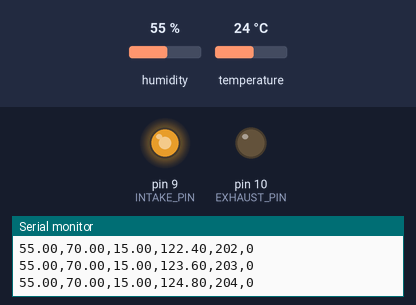
This sketch was run on a simulated Arduino Uno, built with avr-gcc and run on an emulated ATmega328P. Parts: output pins drawn as LEDs (lit = HIGH), the last lines printed to the serial monitor. Inputs (shaded band) come from the test bench; at power-on: humidity 55 %, temperature 24 °C.

Above: at 4.8 s.
4.9 s: humidity set to 88 %
At 7.8 s:
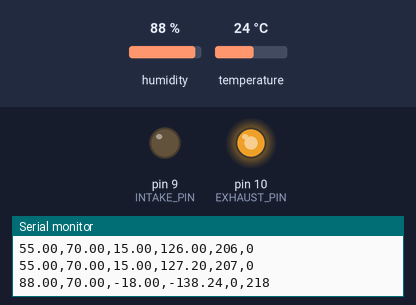
12.5 s: humidity set to 68 %
At 14.1 s:
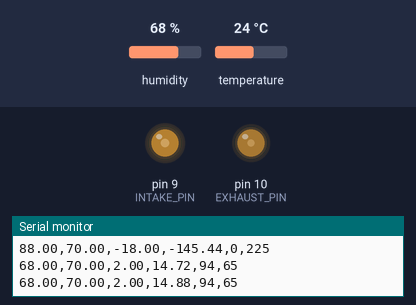
Timing chart, 0 to 22.5 s (numbered marks = the images above; inputs shaded):
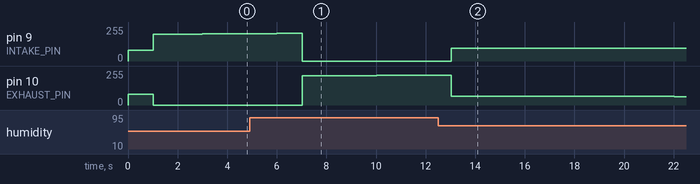

Measured:
- after the input at 4.9 s, pin 10 (EXHAUST_PIN): moves from 0/255 to 225/255 over 5.0 s, starting after 2.1 s
- after the input at 12.5 s, pin 9 (INTAKE_PIN): 0/255 → 94/255 after 0.52 s, → 95/255 2.0 s later, → 96/255 6.0 s later

The sketch:

PID_Diskrit_Terrarium.ino
```cpp
#include <DHT.h>

// ==================================================
// PIN
// ==================================================
#define DHT_PIN 2
#define DHT_TYPE DHT11

#define INTAKE_PIN 9
#define EXHAUST_PIN 10

// ==================================================
// SETPOINT
// ==================================================
const float SETPOINT = 70.0;

// ==================================================
// PWM
// ==================================================
const int PWM_BALANCE = 80;
const int PWM_MIN = 0;
const int PWM_MAX = 255;

// ==================================================
// PI DISKRIT
// ==================================================
float Kp = 8.0;
float Ki = 0.08;
float Kd = 0.0;

// Sampling Time Diskrit
const float Ts = 1.0;  // detik

float integral = 0;
float prevError = 0;

const float INTEGRAL_LIMIT = 100;

// ==================================================
// TIMING
// ==================================================
unsigned long lastTime = 0;
const unsigned long SAMPLE_TIME = 1000;  // 1 detik

// ==================================================
DHT dht(DHT_PIN, DHT_TYPE);

// ==================================================
void setup() {
  Serial.begin(9600);

  pinMode(INTAKE_PIN, OUTPUT);
  pinMode(EXHAUST_PIN, OUTPUT);

  dht.begin();

  analogWrite(INTAKE_PIN, PWM_BALANCE);
  analogWrite(EXHAUST_PIN, PWM_BALANCE);

  Serial.println("RH,SP,Error,PID,IntakePWM,ExhaustPWM");
}

// ==================================================
void loop() {
  unsigned long now = millis();

  if (now - lastTime >= SAMPLE_TIME) {
    lastTime = now;

    // =============================================
    // BACA SENSOR
    // =============================================
    float rh = dht.readHumidity();

    if (isnan(rh))
      return;

    // =============================================
    // HITUNG ERROR
    // =============================================
    float error = SETPOINT - rh;

    // =============================================
    // INTEGRAL DISKRIT
    // I(k)=I(k-1)+e(k)Ts
    // =============================================
    integral += error * Ts;

    integral = constrain(
      integral,
      -INTEGRAL_LIMIT,
      INTEGRAL_LIMIT);

    // =============================================
    // DERIVATIVE DISKRIT
    // =============================================
    float derivative =
      (error - prevError) / Ts;

    // =============================================
    // OUTPUT PID
    // =============================================
    float pidOutput =
      (Kp * error) + (Ki * integral) + (Kd * derivative);

    // =============================================
    // BALANCING CONTROL
    // =============================================
    int intakePWM =
      PWM_BALANCE + pidOutput;

    int exhaustPWM =
      PWM_BALANCE - pidOutput;

    intakePWM = constrain(
      intakePWM,
      PWM_MIN,
      PWM_MAX);

    exhaustPWM = constrain(
      exhaustPWM,
      PWM_MIN,
      PWM_MAX);

    // =============================================
    // OUTPUT KE AKTUATOR
    // =============================================
    analogWrite(INTAKE_PIN, intakePWM);
    analogWrite(EXHAUST_PIN, exhaustPWM);

    // =============================================
    // SERIAL MONITOR
    // =============================================
    Serial.print(rh);
    Serial.print(",");

    Serial.print(SETPOINT);
    Serial.print(",");

    Serial.print(error);
    Serial.print(",");

    Serial.print(pidOutput);
    Serial.print(",");

    Serial.print(intakePWM);
    Serial.print(",");

    Serial.println(exhaustPWM);

    // =============================================
    // UPDATE ERROR
    // =============================================
    prevError = error;
  }
}
```
